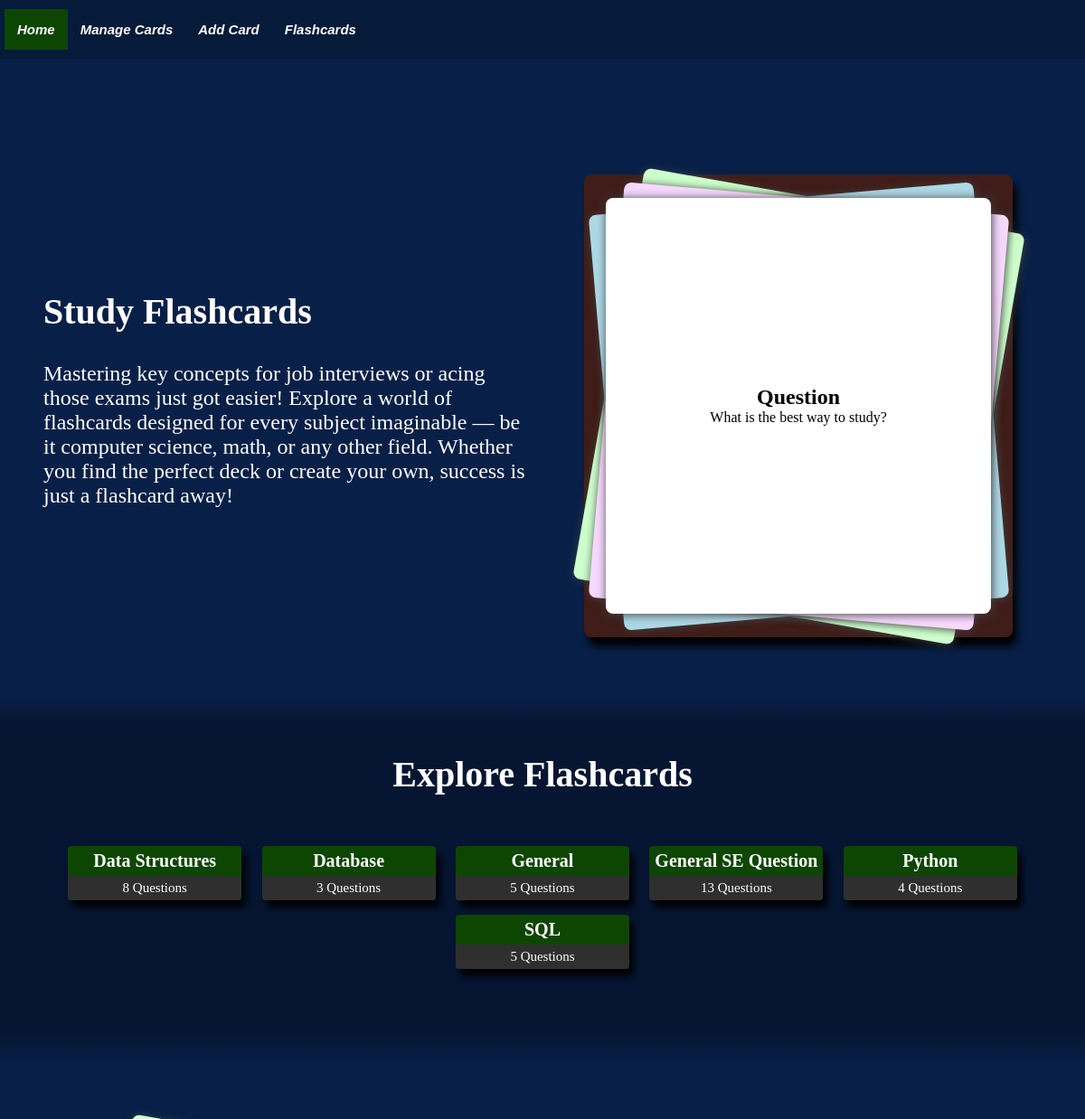
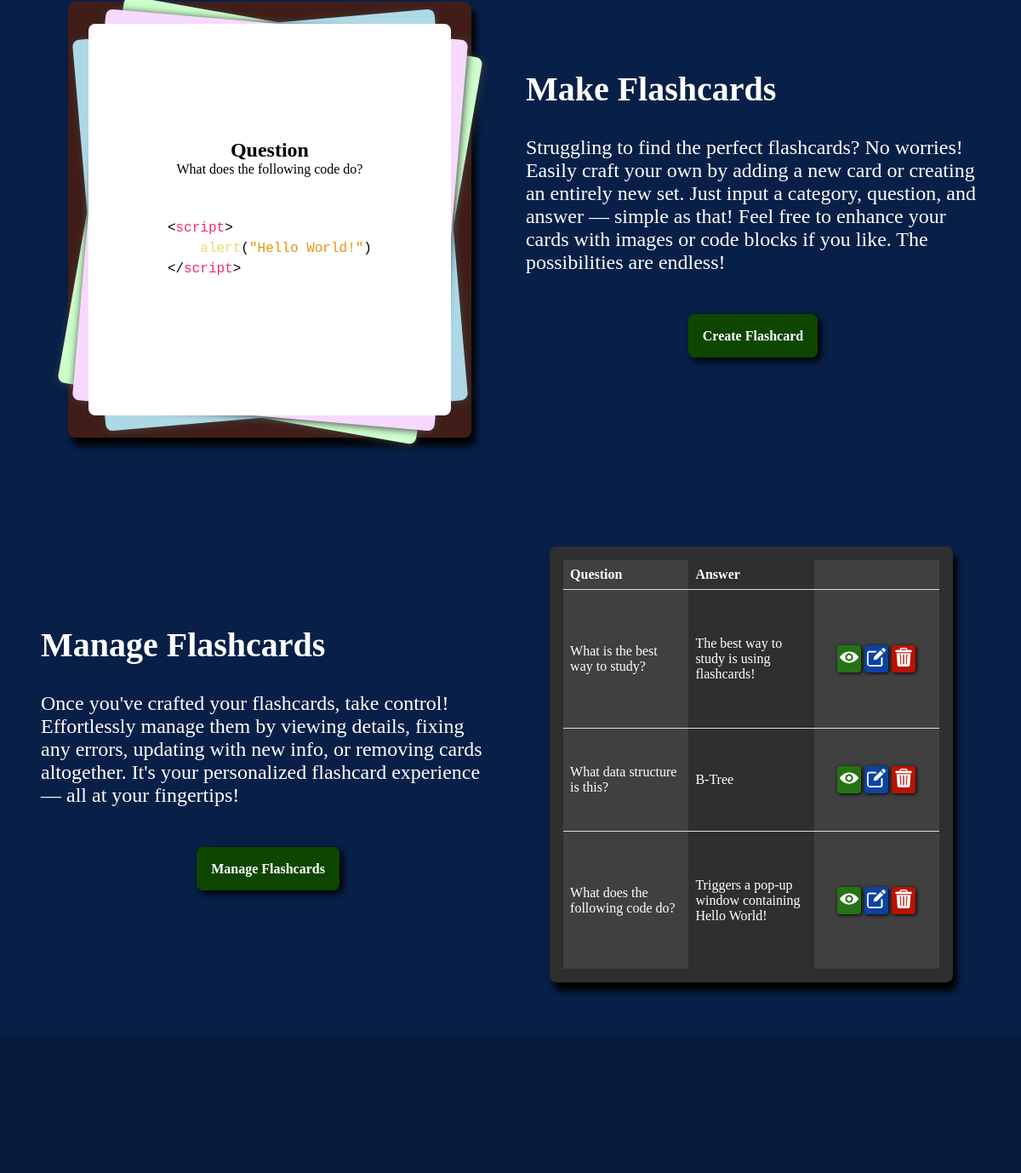
The page /home on the database its author committed (2 pictures, top to bottom).
### tables this page shows
CREATE TABLE Flashcards(
                    cid INTEGER PRIMARY KEY AUTOINCREMENT,
                    category TEXT NOT NULL,
                    question TEXT,
                    answer TEXT,
                    qid INTEGER REFERENCES Figure(fid), 
                    aid INTEGER REFERENCES Figure(fid)
            );

### app.py (the view)
@app.route("/")
@app.route("/home")
def home():
    categories = database.view_allcategories()
    return render_template('home.html', nav_id="home-page", categories=categories)

### templates/home.html (shortened to what this page needs)
{% extends "base.html" %}
{% block content %}
<div class="home-element home-study">
    <div class="section">
        <div class="header">Study Flashcards</div>
        <div class="description">
            Mastering key concepts for job interviews or acing those exams just got easier! Explore a world of flashcards designed
            for every subject imaginable — be it computer science, math, or any other field. Whether you find the perfect deck or
            create your own, success is just a flashcard away!
        </div>
    </div>
    <div class="display-section">
        <div class="flashcard-display" id="display-study-cards">
            <div class="flip-flashcard">
                <div class="card-content-flip" id="card-content-flip">
                    <div class="display-side display-front">
                        <h2>Question</h2>
                        <p>What is the best way to study?</p>
                    </div>
                    <div class="display-side display-back">
                        <h2>Answer</h2>
                        <p>The best way to study is using flashcards!</p>
                    </div>
                </div>
            </div>
        </div>
    </div>
</div>
<div class="gradient-border-top"></div>
<div class="home-element-col">
    <div class="section-center">
        <div class="header-center">Explore Flashcards</div>
    </div>
    <div class="categories">
        {% for category, count in categories.items() %}
        <a class="category" href="{{ url_for('flashcard_route', category=category) | escape }}">
            <div>
                {{ category | escape }}
            </div>
            <div>
                {{ count | escape }} Questions
            </div>
        </a>
        {% endfor %}
    </div>
</div>
<div class="gradient-border-bottom"></div>
<div class="home-element home-make">
    <div class="display-section">
        <div class="flashcard-display" id="display-make-cards">
            <div class="slide-flashcard">
                <div class="card-content-slide" id="card-0">
                    <div class="display-side display-front">
                        <h2>Question</h2>
                        <p>What data structure is this?</p>
                    </div>
                </div>
                <div class="card-content-slide" id="card-1">
                    <div class="display-side display-front">
                        <h2>Question</h2>
                        <p>What does the following code do?</p>
                        <pre><code class="language-html">
&#60;&#47;script&#62;</code></pre>
                    </div>
                </div>
            </div>
        </div>
    </div>
    <div class="section">
        <div class="header">Make Flashcards</div>
        <div class="description">
            Struggling to find the perfect flashcards? No worries! Easily craft your own by adding a new card or creating an
            entirely new set. Just input a category, question, and answer — simple as that! Feel free to enhance your cards with
            images or code blocks if you like. The possibilities are endless!
        </div>
        <div class="home-button">
            <a href="{{  url_for('add_flashcard_route')  }}">Create Flashcard</a>
        </div>
    </div>
</div>
<div class="home-element home-manage">
    <div class="section">
        <div class="header">Manage Flashcards</div>
        <div class="description">
            Once you've crafted your flashcards, take control! Effortlessly manage them by viewing details, fixing any errors,
            updating with new info, or removing cards altogether. It's your personalized flashcard experience — all at your
            fingertips!
        </div>
        <div class="home-button">
            <a href="{{  url_for('manage_flashcards_route')  }}">Manage Flashcards</a>
        </div>
    </div>
    <div class="display-section">
        <div class="flashcard-display" id="display-manage-cards">
            <table class="display-table">
                <thead>
                    <tr>
                        <th>Question</th>
                        <th>Answer</th>
                        <th></th>
                    </tr>
                </thead>
                <tbody>
                    <tr>
                        <td class="display-flash-cell">What is the best way to study?</td>
                        <td class="display-flash-cell">The best way to study is using flashcards!</td>
                        <td class="action-cells">
                            <div class="action-links">
                                <div class="action-cell view-cell">
                                    <img class="icon-button" src="{{ url_for('static', filename='images/icons/view.png') }}" alt="view">
                                </div>
                                <div class="action-cell edit-cell">
                                    <img class="icon-button" src="{{ url_for('static', filename='images/icons/edit.png') }}" alt="edit">
                                </div>
                                <div class="action-cell dlt-cell">
                                    <img class="icon-button" src="{{ url_for('static', filename='images/icons/delete.png') }}" alt="delete">
                                </div>
                            </div>
                        </td>
                    </tr>
                    <tr>
                        <td class="display-flash-cell">What data structure is this?</td>
                        <td class="display-flash-cell">B-Tree</td>
                        <td class="action-cells">
                            <div class="action-links">
                                <div class="action-cell view-cell">
                                    <img class="icon-button" src="{{ url_for('static', filename='images/icons/view.png') }}" alt="view">
                                </div>
                                <div class="action-cell edit-cell">
                                    <img class="icon-button" src="{{ url_for('static', filename='images/icons/edit.png') }}" alt="edit">
                                </div>
                                <div class="action-cell dlt-cell">
                                    <img class="icon-button" src="{{ url_for('static', filename='images/icons/delete.png') }}" alt="delete">
                                </div>
                            </div>
                        </td>
                    </tr>
                    <tr>
                        <td class="display-flash-cell">What does the following code do?</td>
                        <td class="display-flash-cell">Triggers a pop-up window containing Hello World!</td>
                        <td class="action-cells">
                            <div class="action-links">
                                <div class="action-cell view-cell">
                                    <img class="icon-button" src="{{ url_for('static', filename='images/icons/view.png') }}" alt="view">
                                </div>
                                <div class="action-cell edit-cell">
                                    <img class="icon-button" src="{{ url_for('static', filename='images/icons/edit.png') }}" alt="edit">
                                </div>
                                <div class="action-cell dlt-cell">
                                    <img class="icon-button" src="{{ url_for('static', filename='images/icons/delete.png') }}" alt="delete">
                                </div>
                            </div>
                        </td>
                    </tr>
                </tbody>
            </table>
        </div>
    </div>
</div>
{% endblock %}

### templates/base.html (shortened to what this page needs)
<!DOCTYPE html>
<html lang="en">
    <head>
        <link rel="stylesheet" type="text/css" href="{{ url_for('static', filename='css/base.css') }}">
        <link rel="stylesheet" type="text/css" href="{{ url_for('static', filename='css/prism.css') }}">
    </head>
    <body>
        <div id="nav-bar">
            <ul class="nav">
                <li><a href="{{  url_for('home')  }}" class="nav-tile {% if nav_id == 'home-page' %}active{% endif %}">Home</a></li>
                <li><a href="{{  url_for('manage_flashcards_route')  }}" class="nav-tile {% if nav_id == 'manage-page' %}active{% endif %}">Manage Cards</a></li>
                <li><a href="{{  url_for('add_flashcard_route')  }}" class="nav-tile {% if nav_id == 'add-page' %}active{% endif %}">Add Card</a></li>
                <li>
                    <div class="dropdown {% if nav_id == 'flashcard-page' %}active{% endif %}">
                        <button class="dropbtn nav-tile">Flashcards</button>
                    </div>
                </li>
            </ul>
        </div>
        <div id="flash-messages">
        </div>
        <div class="content">
            {% block content %}{% endblock %}
        </div>
        <footer></footer>
    </body>
</html>

### static/css/prism.css (style rules this page uses)
code[class*=language-],pre[class*=language-] { color:#000;background:0 0;font-family:Consolas,Monaco,'Andale Mono','Ubuntu Mono',monospace;font-size:1em;text-align:left;white-space:pre;word-spacing:normal;word-break:normal;word-wrap:normal;line-height:1.5;-moz-tab-size:4;-o-tab-size:4;tab-size:4;-webkit-hyphens:none;-moz-hyphens:none;-ms-hyphens:none;hyphens:none }
pre[class*=language-] { padding:1em;margin:.5em 0;overflow:auto;border-radius:.3em }
:not(pre)>code[class*=language-],pre[class*=language-] { background:#FFFFFF }

### rows shown on the page
Flashcards: category "General", cid "5"
Flashcards: category "Python", aid "4"

### other values the page prints
{{ category | escape }} "Data Structures" "Database" "General SE Question" "SQL"
{{ count | escape }} "8" "3" "13" "5"
